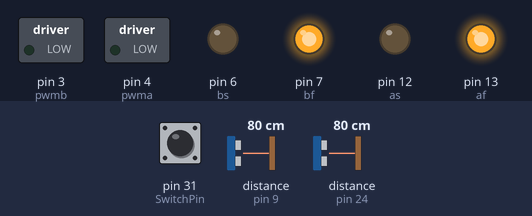
Bench run of a sketch on a simulated Arduino Mega 2560, built with avr-gcc and run on an emulated ATmega2560. On the bench: switched loads named in the sketch (green lamp = pin HIGH), output pins drawn as LEDs (lit = HIGH). Wiring (inferred from the names in the program): 2 × ultrasonic range finder: trigger pin 8, echo pin 9 / trigger pin 22, echo pin 24. Dashed ring = blinking. The inputs (shaded band) are chosen by the test bench; at power-on: distance to the obstacle (sensors on pin 9, pin 24) 80 cm, pin 31 (SwitchPin) HIGH. The echo pulse lasts 58.3 µs per cm; pins used as bus, display or sensor lines are not drawn; what the sketch prints to the serial monitor is not drawn.

Above: at 0.09 s.
At 1.2 s:
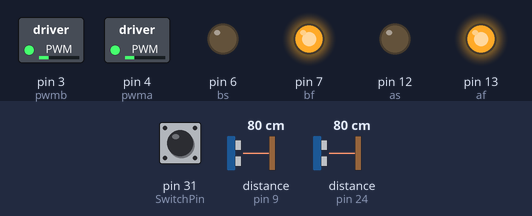
1.3 s: distance to the obstacle (sensor on pin 9) set to 2 cm
At 1.8 s:
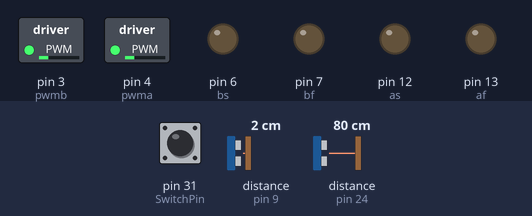
2.9 s: distance to the obstacle (sensor on pin 24) set to 4 cm
5.9 s: distance to the obstacle (sensor on pin 9) set to 4 cm
8.9 s: distance to the obstacle (sensor on pin 24) set to 18 cm
Timing chart, 0 to 11.9 s (numbered marks = the images above; inputs shaded):
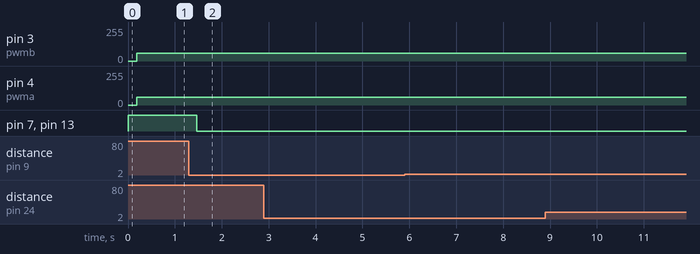

The sketch:

Car_Code2.ino
```cpp
const int trigPin1 = 22;
const int echoPin1 = 24;
const int trigPin2 = 8;
const int echoPin2 = 9;

const int trigPin3 = 37;
const int echoPin3 = 35;
const int trigPin4 = 42;
const int echoPin4 = 40;

//  const int trig[4] = {37, 22, 8, 42};
//  const int echo[4] = {35, 24, 9, 40};

int af = 13;
int as = 12;
int bf = 7;
int bs = 6;
int pwma = 4;
int pwmb = 3;

const int inter_time = 500;
int time = 0;
int data = 1;

double distance1;
double distance2;
double distance3;

double ANG1;
double ANG2;
double ANG3;

double trigBetween = 10;
double wheelBetween = 50;
int T_Catch_up = 2;

float V0;
float V1_plus;
float V2_plus;

int Pa;
int Pb;

// 開關相關腳位及變數
boolean state = false;
boolean buttonUp = true;
int SwitchPin = 31;

//-----------------------------SetUpIsHere--------------------------------------------------------------
void setup() {
    Serial.begin(9600);
    /*
    for (int i = 0; i < 4; i++){
      pinMode (trig[i], OUTPUT);    //  超音波腳位工作模式 TRIG
      pinMode (echo[i], INPUT);     //  ............... ECHO
    }
    */
    pinMode (trigPin1, OUTPUT);
    pinMode (echoPin1, INPUT);
    pinMode (trigPin2, OUTPUT);
    pinMode (echoPin2, INPUT);
    pinMode (trigPin3, OUTPUT);
    pinMode (echoPin3, INPUT);
    pinMode (trigPin4, OUTPUT);
    pinMode (echoPin4, INPUT);

    //  模塊角位工作模式
    pinMode (af, OUTPUT);
    pinMode (as, OUTPUT);
    pinMode (bf, OUTPUT);
    pinMode (bs, OUTPUT);

    //  馬達初始轉速 (往前), (速度60)
    //  analogWrite(pwma, 60);
    //  analogWrite(pwmb, 60);
    digitalWrite(af, HIGH);
    digitalWrite(as, LOW);
    digitalWrite(bf, HIGH);
    digitalWrite(bs, LOW);

    //  開關初始設定
    pinMode(SwitchPin, INPUT);
    digitalWrite(SwitchPin, HIGH);  //  上拉電阻
}

double ping1() {
    digitalWrite(trigPin1,HIGH) ; //觸發腳位設定為高電位
    delayMicroseconds(10);   //持續5微秒
    digitalWrite(trigPin1,LOW) ;
    distance1 = pulseIn(echoPin1,HIGH) / 58.0;
    if (distance1 >= 350){
      return 350  ;  // 換算成 cm 並傳回
    }  else return  (distance1);
}


double ping2() {
    digitalWrite(trigPin2,HIGH) ; //觸發腳位設定為高電位
    delayMicroseconds(10);   //持續5微秒
    digitalWrite(trigPin2,LOW) ;
    distance2 = pulseIn(echoPin2,HIGH) / 58.0;
    if (distance2 >= 350){
      return 350  ;  // 換算成 cm 並傳回
    }  else return  (distance2);
}

double angle_data(float x, float y){

    Serial.begin(9600);

    ANG1 = acos((pow(x, 2) + pow(trigBetween, 2) - pow(y, 2)) / (2 * x * trigBetween)) * 180 / PI ;
    ANG2 = acos((pow(y, 2) + pow(trigBetween, 2) - pow(x, 2)) / (2 * y * trigBetween)) * 180 / PI ;

    distance3 = sqrt(pow(y, 2) + pow((trigBetween / 2), 2) - 2 * y * (trigBetween / 2) * cos(ANG2 / 180 * PI));

    ANG3 = acos((pow(distance3, 2) + pow((trigBetween / 2), 2) - pow(x, 2)) / (2 * distance3 * (trigBetween / 2))) * 180 / PI ;

    Serial.println("ANG3(未修正) = " + String(ANG3));

    float omega;

    if (ANG3 >= 90){
        ANG3 = ANG3 - 90;
        omega = ANG3 * PI / 180 / T_Catch_up;
    } else{
        ANG3 = 90 - ANG3;
        omega = ANG3 * PI / 180 / T_Catch_up * (-1);
    }

    Serial.println("角度1(L) = " + String(ANG1));
    Serial.println("角度2(R) = " + String(ANG2));
    Serial.println("角度3(target) = " + String(ANG3) + " 度");
    Serial.println("distance3(target) = " + String(distance3) + " (cm)");

    Serial.println("轉速 = " + String(omega) + "rad/s");

    V1_plus = omega * wheelBetween / 2;
    V2_plus = omega * wheelBetween / 2 * (-1);

    //  Serial.println("V1_plus = " + String(V1_plus) + "(cm/s)");
    //  Serial.println("V2_plus = " + String(V2_plus) + "(cm/s)");

}
    // 這邊要用pwma, pwmb 算出初始速度，上面的初始值設定為60，找出速度對pwm的關係，藉此可知初始速度V_01, V_02
    // 接著用return 回傳V_plus + V0，藉此算出兩輪車速。

double Speed_Cal(){

    float VToPwm = 1.5;
    V0 = distance3 / T_Catch_up;

    float V1 = V0 + V1_plus;
    float V2 = V0 + V2_plus;
    Serial.println("V1 = " + String(V1));
    Serial.println("V2 = " + String(V2));


    //  VToPwm是速度換PWM值得係數，此係數還待更加精準的測量

    Pa = V2 * VToPwm;
    Pb = V1 * VToPwm;
    if (Pa > 255){
        Pa = 255;
    }
    if (Pb > 255){
        Pb = 255;
    }
    Serial.println("Pa = " + String(Pa));
    Serial.println("Pb = " + String(Pb));

    analogWrite(pwma, Pa);
    analogWrite(pwmb, Pb);

}

double Redistance(double x, double y){
    double distance4 = distance1 - distance2;

    if (distance4 >= 20){
        distance1 = ((x + y) / 2) + 10.1;
        distance2 = ((x + y) / 2) - 10;
    }else if (distance4 < -20){
        distance1 = ((x + y) / 2) - 10.1;
        distance2 = ((x + y) / 2) + 10;
    }
}

//-----------------------------LoopIsHere----------------------------------------------------------------

void loop() {
    if(digitalRead(SwitchPin) != HIGH && buttonUp == true) {
        state = !state;
        buttonUp = false;
    } else if (digitalRead(SwitchPin) == HIGH && buttonUp != true) {
        buttonUp = true;
      }
    delay(10);

    if (state == false){
        Serial.println("SwitchOn");
        String str1 ="";
        distance1  = ping1();
        distance2  = ping2();

        str1 = " Distance1=" + String(distance1) + "cm , Distance2=" + String(distance2) + " cm" ;
        Serial.println(str1) ;


        //  控制馬達的轉動方式放在這
        if (distance1 <= 50  ||  distance2 <= 50){

            digitalWrite (af, LOW);
            digitalWrite (bf, LOW);
            Serial.println("Stop");

        } else {

            digitalWrite (af, HIGH);
            digitalWrite (bf, HIGH);

            Redistance(distance1, distance2);

            angle_data(distance1, distance2);
            Speed_Cal();
          }

        delay(100);

    } else{

          digitalWrite (af, LOW);
          digitalWrite (bf, LOW);
      }

}
```

Measured:
- after the input at 1.3 s, pin 3 (pwmb): goes on until 1.4 s, then stays 59/255; pin 7 (bf), pin 13 (af): HIGH → LOW after 0.17 s
- after the input at 2.9 s, every drawn part: stays the same
- after the input at 5.9 s, every drawn part: stays the same
- after the input at 8.9 s, every drawn part: stays the same
- by itself, pin 3 (pwmb): alternates 60/255 for 0.29 s and 59/255 for 0.29 s
